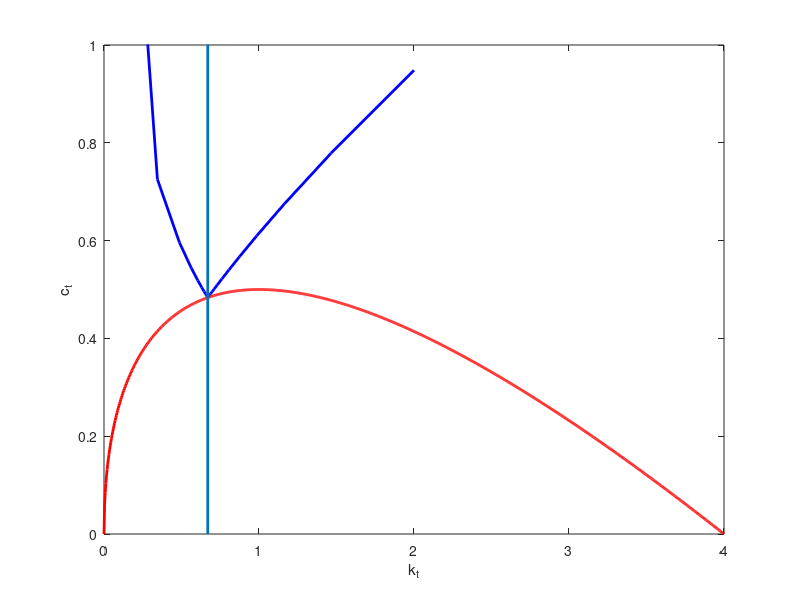

Source code (MATLAB):
clear; close all;

%%%% 参数设定
% utility function
u=@(c) log(c);      
up=@(c) 1./c;  
inv_up=@(mc) 1./mc;

% production function
alpha=0.5;  
f=@(k) k.^alpha; 
fp=@(k) alpha*k.^(alpha-1); 
inv_fp=@(mk) (mk/alpha).^(1/(alpha-1));
inv_fk=@(fk) fk.^(1/(alpha-1));

beta=0.9;  % discount factor
delta=0.5; % depreciation rate


%%  无穷期模型

%%%%%% 求解稳态
ks=inv_fp(1/beta-1+delta);
cs=f(ks)-delta*ks;
% kbar=fsolve(@(k) f(k)-delta*k,1000);
kbar=inv_fk(delta);



%% 根据任意初始值，画出路径图
close all;
T=100;
k0=2;
c1=0.9482;
c=NaN(T+1,1);
k=NaN(T+1,1);
k(1)=k0;   c(1)=c1; c1_high=0; 
for t=1:T
    if c1_high==0
        k(t+1)=f(k(t)) +(1-delta)*k(t) - c(t);
        if k(t+1)>0
            c(t+1)=inv_up( up(c(t)) / ( beta*( fp(k(t+1)) + 1-delta )) );
        else
            c1_high=1;
        end
    end
end

k_grid=linspace(0,kbar,1000);
cs_k=f(k_grid)-delta*k_grid;
plot(k,c,'b','linewidth',2);  hold on;
plot(k_grid,cs_k,'r','linewidth',2); hold on;
line([ks ks],[0,10],'linewidth',2); hold off;
axis([0 kbar 0 1]);
xlabel('k_t');  ylabel('c_t'); 


%% 寻找最优的路径
T=100;
k0=2;

eps=1; 
step=0;
c1_min=0.0001;
c1_max=f(k0)+(1-delta)*k0-0.0001;
while eps>0.0001 && step<1000
    c=NaN(T+1,1);
    k=NaN(T+1,1);
    k(1)=k0;
    % 选择c1，利用动态系统方程递推，使得k(T+1)=ks; 以及c(T+1)=cs;
    c1=(c1_min+c1_max)/2;
    c1_high=0;
    
    k(1)=k0;   c(1)=c1;
    for t=1:T
        if c1_high==0
            k(t+1)=f(k(t)) +(1-delta)*k(t) - c(t);
            if k(t+1)>0
                c(t+1)=inv_up( up(c(t)) / ( beta*( fp(k(t+1)) + 1-delta )) );
            else
                c1_high=1;
            end
        end
    end
    
    if c1_high==1
        c1_max=c1;  %%%%%% 初始c1太高了，调低c1
    else
        c1_min=c1;  %%%%%%   初始的c1太低了，调高c1
    end
    if isnan(k(T+1))
        eps=1;
    else
        eps=abs(k(T+1)/ks-1);
    end
    step=step+1;
end

k_grid=linspace(0,kbar,1000);
cs_k=f(k_grid)-delta*k_grid;
plot(k,c,'b','linewidth',2);  hold on;
plot(k_grid,cs_k,'r','linewidth',2); hold on;
line([ks ks],[0,10],'linewidth',2); hold off;
axis([0 kbar 0 1]);
xlabel('k_t');  ylabel('c_t'); 




